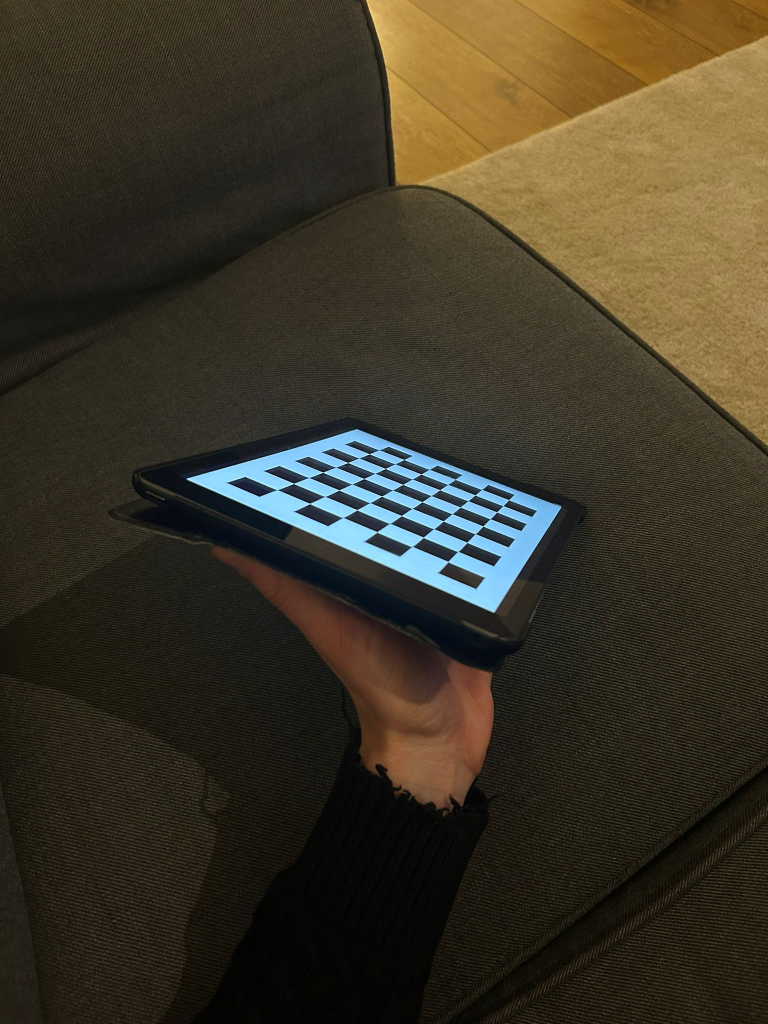
#> input picture data/test_image/test.jpg, 1536 x 2048 px, found by its file name (shown at 1/2 size)
$ python online_phase.py
#> lines starting #> are read from the running program, lines starting #| are printed output that depends on the picture; after the words box and inside, x2 and y2 are one past the last pixel; in counts of white or black regions, pixels touching at a corner belong together
# ON-LINE PHASE

import numpy as np
import cv2

#loading the data
calibration_files = [
    "run1_all_images.npz",
    "run2_5auto_5manual.npz",
    "run3_5auto_only.npz"
]

for calib_file in calibration_files:
    print(calib_file)

    data = np.load(calib_file)
#> (reads run1_all_images.npz from the repository)
    K_1 = data["cameraMatrix"]
    dist_1 = data["distCoeffs"]

    print(K_1)


    # detecting corners automatically for the test image
    pattern_size = (9, 6)
    criteria = (cv2.TERM_CRITERIA_EPS + cv2.TERM_CRITERIA_MAX_ITER, 30, 0.001)

    img = cv2.imread("data/test_image/test.jpg")
#> img is the input picture: shape (2048, 1536, 3); mean B, G, R 38.3, 53.8, 60.7
    h, w = img.shape[:2]
#> h = 2048; w = 1536
    print("Image resolution:", w, "x", h)
#| Image resolution: 1536 x 2048
    gray = cv2.cvtColor(img, cv2.COLOR_BGR2GRAY)
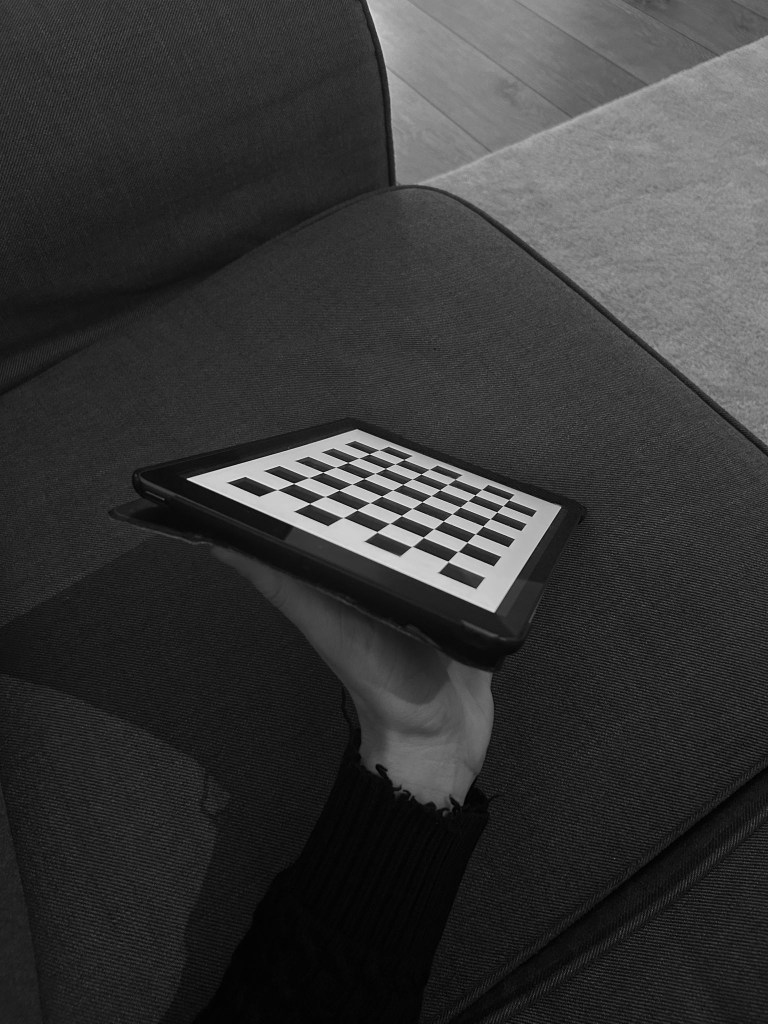
#> gray: shape (2048, 1536) (shown at 1/2 size); min 0, max 252, mean 54.1


    flags = cv2.CALIB_CB_ADAPTIVE_THRESH + cv2.CALIB_CB_NORMALIZE_IMAGE
    ret, corners = cv2.findChessboardCorners(gray, pattern_size, flags)
#> ret = True; corners = 54 rows, first 8: [555.8, 979.6], [587.7, 967.2], [618.5, 955.5], [646.1, 944.7], [672.2, 934.7], [696, 925.5], [718.1, 916.6], [739.1, 908.3]

    if not ret:
        raise RuntimeError("Test image: automatic corner detection failed")

    corners = cv2.cornerSubPix(gray, corners, (11,11), (-1,-1), criteria)
#> corners = 54 rows, first 8: [555.5, 979.8], [587.7, 967.2], [618.5, 955.5], [646.1, 944.7], [672, 934.7], [696, 925.4], [718.3, 916.5], [739.4, 907.9]

    # getting the camera extrinsic
    square_size = 0.022
    objp = np.zeros((pattern_size[0] * pattern_size[1], 3), np.float32)
    objp[:, :2] = np.mgrid[0:pattern_size[0], 0:pattern_size[1]].T.reshape(-1, 2)
    objp *= square_size

    # computing the axis lenght and building the axis
    axis_lenght = 3 * square_size
    axis = np.float32([[0, 0, 0], [axis_lenght,0,0], [0,axis_lenght,0], [0,0,-axis_lenght]]).reshape(-1,3)

    ok, rvec, tvec = cv2.solvePnP(objp, corners, K_1, dist_1)
#> ok = True; rvec = [-0.609, -1, -1.12]; tvec = [-0.33, -0.285, 0.984]

    # projecting the 3d points on the image
    imgpts, jac = cv2.projectPoints(axis, rvec, tvec, K_1, dist_1)
#> imgpts = [[566.4, 983.7], [642.2, 946], [758.9, 1061.1], [607.4, 775.8]]

    def draw(img, imgpts):
        # function got from the tutorial to draw the axis
        imgpts = imgpts.reshape(-1, 2).astype(int)
#> imgpts = [[566, 983], [642, 946], [758, 1061], [607, 775]]
        origin = tuple(imgpts[0])
#> origin = (566, 983)
        img = cv2.line(img, origin, tuple(imgpts[1].ravel()), (255,0,0), 5)
#> img: shape (2048, 1536, 3); 0.02% of pixels changed, all inside (x1, y1, x2, y2) = (563, 943, 646, 987)
        img = cv2.line(img, origin, tuple(imgpts[2].ravel()), (0,255,0), 5)
        img = cv2.line(img, origin, tuple(imgpts[3].ravel()), (0,0,255), 5)
        return img

    copy = draw(img, imgpts)
    cv2.imshow(f'drawn image {calib_file}',cv2.resize(copy, (768, 1024)))
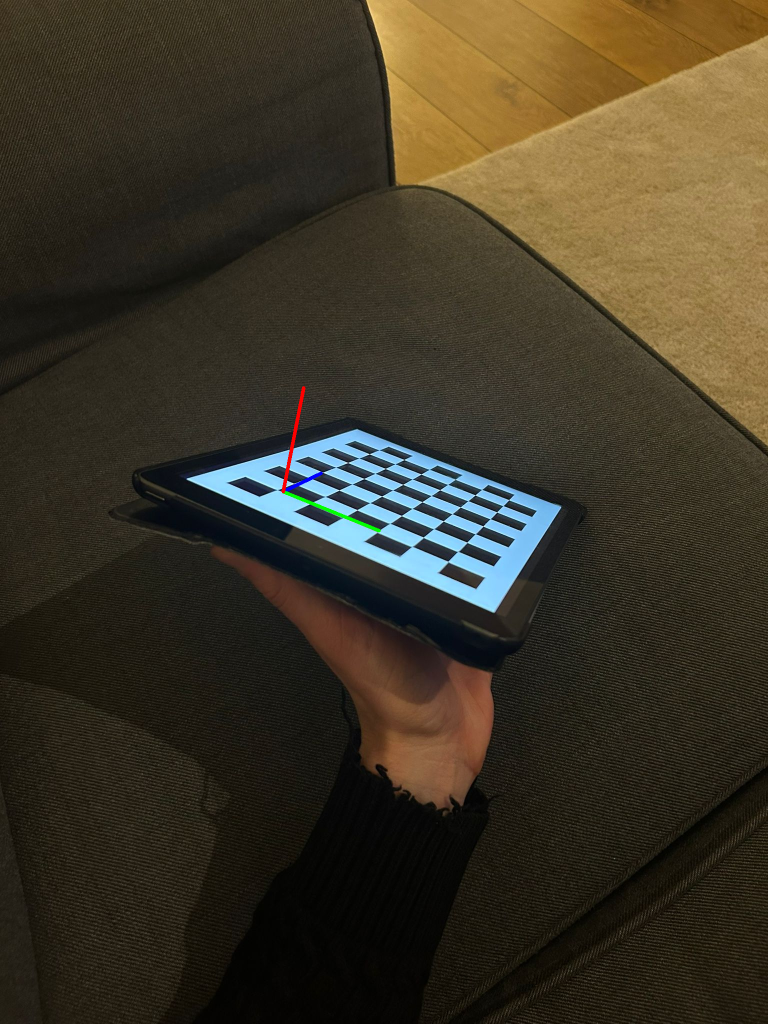
#> window 'drawn image run1_all_images.np': shape (1024, 768, 3); mean B, G, R 38.3, 53.9, 60.9
    k = cv2.waitKey(0) & 0xFF
#> (key Esc is pressed here)

    # now draweing the cube

    cube_size = 2 * square_size # we decide to do the cube of two swares as in the example output

    # we follow the tutorial for this part

    cube = np.float32([[0,0,0], [0,cube_size,0], [cube_size,cube_size,0], [cube_size,0,0],
                    [0,0,-cube_size],[0,cube_size,-cube_size],[cube_size,cube_size,-cube_size],[cube_size,0,-cube_size] ])

    imgpts_cube, _ = cv2.projectPoints(cube, rvec, tvec, K_1, dist_1)
#> imgpts_cube = [[566.4, 983.7], [694.8, 1035.4], [741.4, 1007.9], [617.8, 958.1], [593.4, 846.6], [724.5, 899.7], [771, 876.8], [645, 825.7]]
#> in draw (call 2), `img = cv2.line(img, origin, tuple(imgpts[2].ravel()), (0,255,0), 5)`: img: shape (2048, 1536, 3); mean B, G, R 38.2, 53.8, 60.8

    def draw_cube(img, imgpts):
        # function to draw the cube on the correnspondent point
        imgpts = imgpts.reshape(-1, 2).astype(int)
#> imgpts = [[566, 983], [694, 1035], [741, 1007], [617, 958], [593, 846], [724, 899], [771, 876], [644, 825]]
        # bottom face
        img = cv2.drawContours(img, [imgpts[:4]], -1, (0, 255, 0), 3)
#> img: shape (2048, 1536, 3); mean B, G, R 38.1, 53.8, 60.7
        # pillars
        for i, j in zip(range(4), range(4, 8)):
            img = cv2.line(img, tuple(imgpts[i]), tuple(imgpts[j]), (255, 0, 0), 3)
#> img: shape (2048, 1536, 3); mean B, G, R 38.2, 53.7, 60.6
        # # top face
        img = cv2.drawContours(img, [imgpts[4:]], -1, (0, 0, 255), 3)
        return img

    out = img.copy()
    out = draw(out, imgpts)
    out = draw_cube(out, imgpts_cube)

    cv2.imshow(f"axes + cube {calib_file}", cv2.resize(out, (768, 1024)))
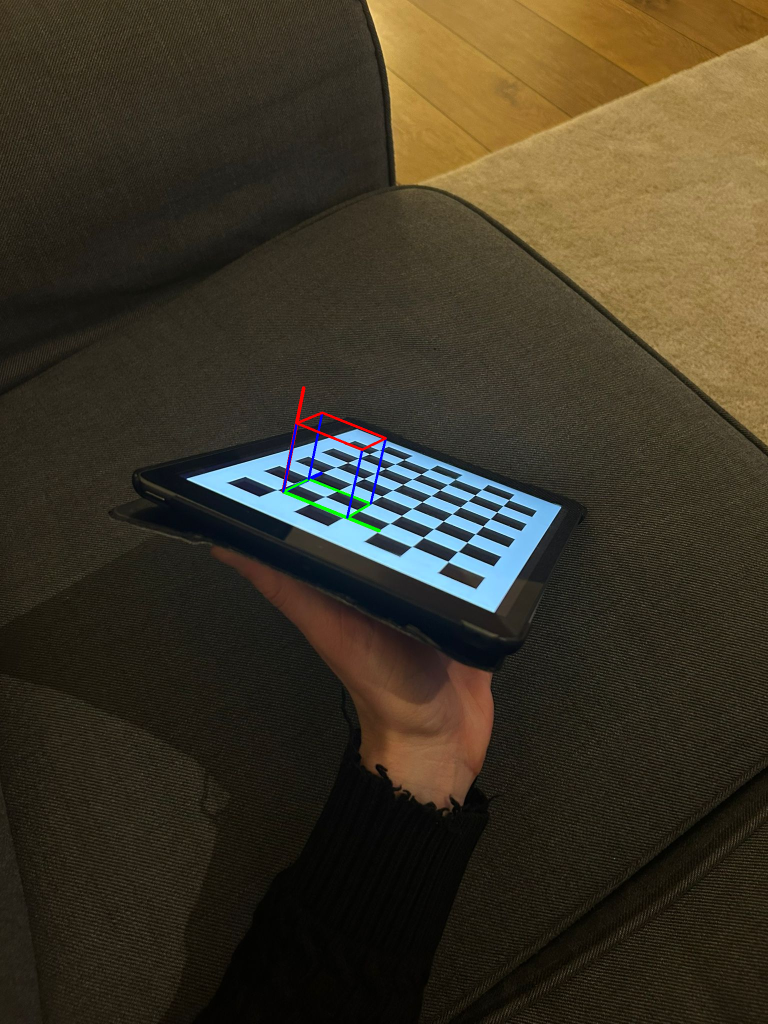
#> window 'axes + cube run1_all_images.np': shape (1024, 768, 3); mean B, G, R 38.3, 53.8, 60.9
    cv2.waitKey(0)
    cv2.destroyAllWindows()

    # now drawing a polygon on the top face of the cube

    top_face_img = imgpts_cube[4:8].reshape(-1, 2).astype(np.int32)
#> top_face_img = [[593, 846], [724, 899], [771, 876], [644, 825]]

    top_face_obj = cube[4:8]
    top_center_obj = top_face_obj.mean(axis=0) # get a central point of the top of the cube

    # now we have to convert the 3d point in the cebnter in terms of camera coordinates
    R, _ = cv2.Rodrigues(rvec)
#> R = [[0.0987, 0.934, -0.345], [-0.446, 0.351, 0.823], [0.89, 0.0724, 0.451]]
    Xw = top_center_obj.reshape(3, 1)
    Xc = R @ Xw + tvec
#> Xc = [-0.292, -0.324, 0.985]

    dist_m = float(np.linalg.norm(Xc)) # this computes the distance from the camera (0, 0, 0) using th euclinean norm
#> dist_m = 1.08

    # mapping the brightness value from 255 at distance 0 to 0 at diatance 4 meters
    V = int(np.clip(255 * (1.0 - dist_m / 4.0), 0, 255))
#> V = 186

    # orientation
    n_w = np.array([0, 0, 1]).reshape(3,1) # normal plane
    n_c = R @ n_w # turning it inton camera coordinates
#> n_c = [-0.345, 0.823, 0.451]

    z_cam = np.array([0,0,1]).reshape(3,1)

    dot = (n_c.T @ z_cam).item() # using the dot product to calculate orientation
#> dot = 0.451
    # finding the cos
    cos_theta = dot / (np.linalg.norm(n_c) * np.linalg.norm(z_cam))
#> cos_theta = 0.451
    cos_theta = np.clip(cos_theta, -1.0, 1.0)
    cos_theta = abs(cos_theta)
    theta = float(np.degrees(np.arccos(cos_theta)))
#> theta = 63.19

    # finally clipping it into a rane between 179 and 0 based on the orientation
    H = int(np.clip(179 * (1.0 - theta / 45.0), 0, 179))
#> H = 0

    S = 255 # saturation is fixed

    hsv_color = np.uint8([[[H, S, V]]])
#> hsv_color = [[0, 255, 186]]
    bgr_color = cv2.cvtColor(hsv_color, cv2.COLOR_HSV2BGR)[0,0]
#> bgr_color = [0, 0, 186]

    cv2.fillConvexPoly(out, top_face_img, tuple(int(c) for c in bgr_color))
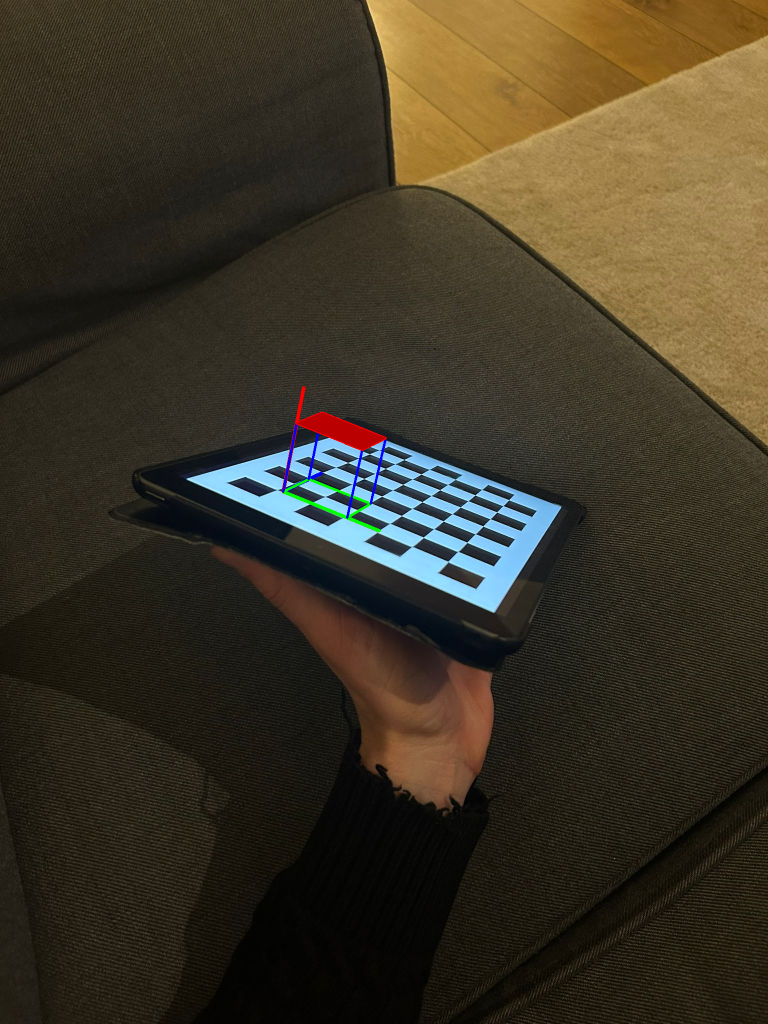
#> out: shape (2048, 1536, 3) (shown at 1/2 size); mean B, G, R 38, 53.6, 60.9


    center_img, _ = cv2.projectPoints(top_center_obj.reshape(1,3), rvec, tvec, K_1, dist_1)
#> center_img = [[684, 862]]
    center_img = center_img.reshape(2).astype(int)
#> center_img = [683, 862]

    cv2.circle(out, tuple(center_img), 6, (0,0,255), -1)
#> out: shape (2048, 1536, 3); under 0.01% of pixels changed, all inside (x1, y1, x2, y2) = (677, 856, 690, 869)

    cv2.putText(out,
                f"{dist_m:.2f} m",
                (center_img[0] + 10, center_img[1] - 10),
                cv2.FONT_HERSHEY_SIMPLEX,
                1,
                (255,255,255),
                3)
#> out: shape (2048, 1536, 3); mean B, G, R 38.1, 53.6, 61

    cv2.imshow(f"final_{calib_file}", cv2.resize(out, (768, 1024)))
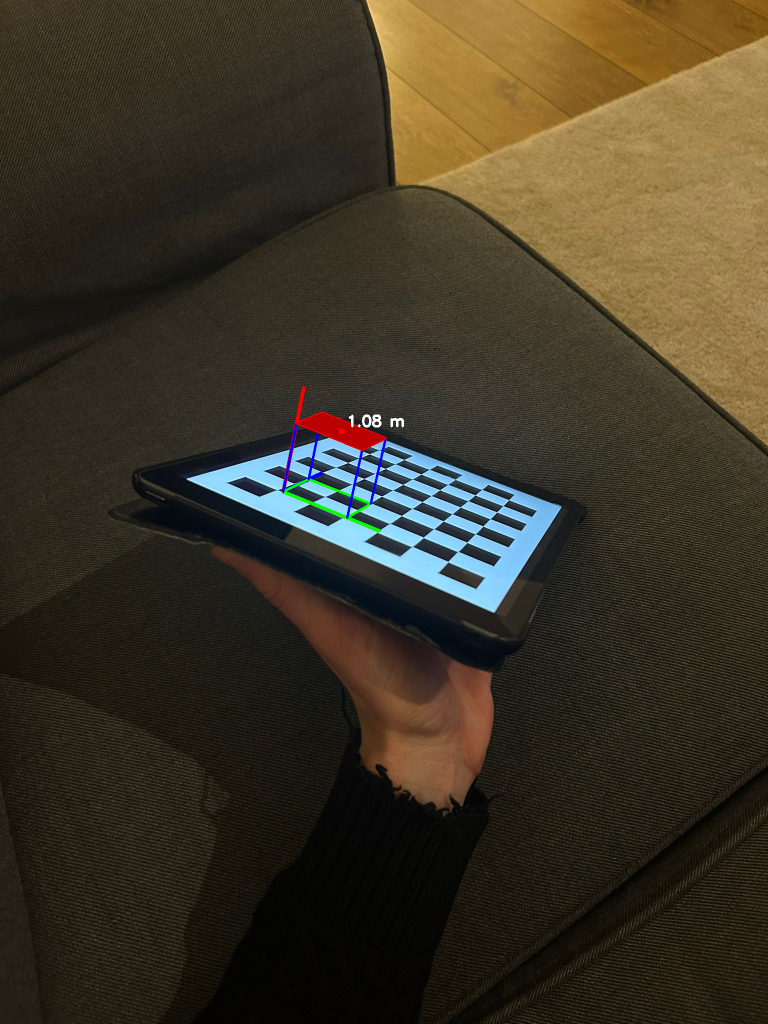
#> window 'final_run1_all_images.npz': shape (1024, 768, 3); mean B, G, R 38.2, 53.8, 61.1
    cv2.waitKey(0)
    cv2.destroyAllWindows()
